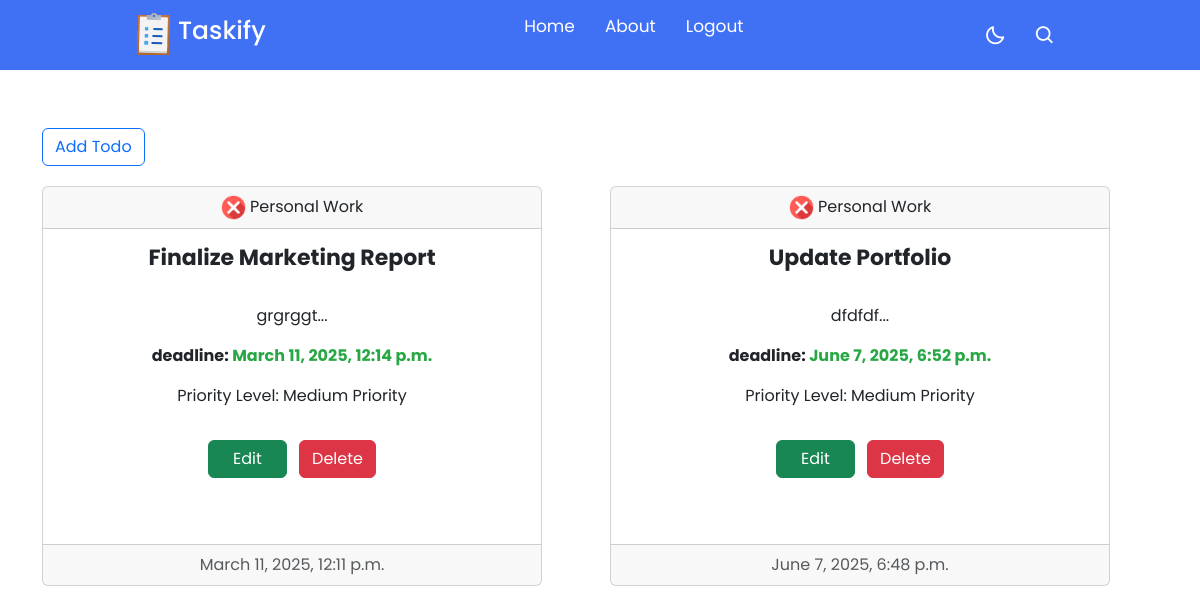
Screenshot of /accounts/ (signed in) with the database file from the repository.
### account/models.py (models this page shows, shortened)
class Todo_table(BaseModel):
    category_list=[
          ('Personal Work','Personal Work'),
          ('Office Work','Office Work'),
          ( 'Creative Work','Creative Work'),
          ( 'Meetings & Appointments','Meetings & Appointments'),
          ( 'Health & Wellness','Health & Wellness'),
          ('Miscellaneous','Miscellaneous'),
    ]
    Priority_list=[('Low Priority','Non-Urgent'),('Medium Priority','Standard'),('High Priority','Urgent')]
    user_id=models.ForeignKey(User,on_delete=models.CASCADE,related_name="user_id")
    title=models.CharField(max_length=100)
    description=models.TextField(max_length=300)
    category=models.CharField(max_length=50,choices=category_list,default=category_list[0])
    deadline = models.DateTimeField()
    is_completed = models.BooleanField(default=False)
    priority_level=models.CharField(max_length=50,choices=Priority_list,default=Priority_list[1])
    alternative_refernce=models.EmailField(blank=True,null=True)

### account/views.py (the view)
# urls.py: path("",home,name="home"),
def home(request):
    if request.user.is_authenticated:
      user_todo=Todo_table.objects.filter(user_id=request.user).values()
      todo_list=list(user_todo)
      return render(request,"account/home.html",context={'todo_list':todo_list})
    return redirect('login')

### templates/account/home.html (shortened to what this page needs)
{% extends "base/base.html" %}
{% block style %}
<link rel="stylesheet" href="/static/home.css">
    <link href="https://cdnjs.cloudflare.com/ajax/libs/font-awesome/6.0.0-beta3/css/all.min.css" rel="stylesheet">
{% endblock %}
{% block container %}
<nav >
    <div class="nav-bar">
        <span class="logo navLogo"><img src="/static/loading.gif" alt=""><a href="#">Taskify</a></span>
        <div class="menu">
            <ul class="nav-links">
                <li><a href="#">Home</a></li>
                <li><a href="#">About</a></li>
                <li><a href="{% url 'logout'%}">Logout</a></li>
            </ul>
        </div>
        <div class="darkLight-searchBox">
            <div class="dark-light">
                <i class='bx bx-moon moon'></i>
            </div>
            <div class="searchBox">
               <div class="searchToggle">
                <i class='bx bx-search search'></i>
               </div>
            </div>
        </div>
    </div>
</nav>
<div style="margin-top:80px; padding-bottom:20px;" ><button class="btn btn-outline-primary mt-5"><a href="{% url 'create' %}" class="text-decoration-none button-todo">Add Todo</a></button></div>
 <div class="card_main">
    {% for todo in todo_list %}
{% include 'account/slider.html' %}
{% endfor %}
 </div>
{% endblock %}

### templates/account/slider.html
<div class="card text-center   dark" style="width: 500px; height: 400px">
  <div class="card-header ">
     <span class="" style="">{% if todo.is_completed %}
      <i ><img src="/static/check-mark.png" alt="" style="width:25px; height:25px;"></i>
        {% else %}
        <i ><img src="/static/cross.png" alt="" style="width:25px; height:25px;"></i>
      {% endif %}</span>
      {{todo.category}}
    </div>
    <div class="card-body">
      <h5 class="card-title task-title">{{todo.title}}</h5>
      <br>
      <div class="d-flex flex-column  mb-3">
        <p class="card-text text-left">{{todo.description }}...</p>
       <p class="text-left" style=" font-weight:bold;"> deadline: <span class="deadline-green">{{todo.deadline}}</span> </p>
       <p class="text-left">Priority Level: {{todo.priority_level}}</p>
      </div>
      {% include 'account/button.html' %}
    </div>
    <div class="card-footer text-muted">
      {{todo.created_at}}
    </div>
    </div>

### templates/account/button.html
<ul class="list-inline m-0">
    <li class="list-inline-item">
        <button class="btn btn-success btn-md px-4 rounded-sm" type="button" data-toggle="tooltip" data-placement="top" title="Edit">
            <a href="{% url 'edit' todo.uid %}"  style="text-decoration: none; color: inherit;">Edit</a>
        </button>
    </li>
    <li class="list-inline-item">
        <button type="button" class="btn btn-danger btn-md rounded-sm uid" data-bs-toggle="modal" data-bs-target="#deleteModal" data-toggle="tooltip" data-placement="top" title="Delete" data-uid="{{ todo.uid }}">
            Delete
        </button>
    </li>
</ul>

### static/home.css (style rules this page uses)
* { margin: 0; padding: 0; box-sizing: border-box; font-family: 'Poppins', sans-serif; transition: all 0.4s ease;; }
:root { --body-color: #E4E9F7; --nav-color: #4070F4; --side-nav: #010718; --text-color: #FFF; --search-bar: #F2F2F2; --search-text: #010718; }
body { height: 100vh; background-color: var(--body-color); }
nav { position: fixed; top: 0; left: 0; height: 70px; width: 100%; background-color: var(--nav-color); z-index: 100; }
nav .nav-bar { position: relative; height: 100%; max-width: 1000px; width: 100%; background-color: var(--nav-color); margin: 0 auto; padding: 0 30px; display: flex; align-items: center; justify-content: space-between; }
nav .nav-bar .logo a { font-size: 25px; font-weight: 500; color: var(--text-color); text-decoration: none; }
.nav-bar .nav-links { display: flex; align-items: center; }
.nav-bar .nav-links li { margin: 0 5px; list-style: none; }
.nav-links li a { position: relative; font-size: 17px; font-weight: 400; color: var(--text-color); text-decoration: none; padding: 10px; }
.nav-links li a::before { content: ''; position: absolute; left: 50%; bottom: 0; transform: translateX(-50%); height: 6px; width: 6px; border-radius: 50%; background-color: var(--text-color); opacity: 0; transition: all 0.3s ease; }
.nav-bar .darkLight-searchBox { display: flex; align-items: center; }
.darkLight-searchBox .dark-light, .darkLight-searchBox .searchToggle { height: 40px; width: 40px; display: flex; align-items: center; justify-content: center; margin: 0 5px; }
.dark-light i, .searchToggle i { position: absolute; color: var(--text-color); font-size: 22px; cursor: pointer; transition: all 0.3s ease; }
.searchBox { position: relative; }
.card_main { width: auto; gap: 20px; display: grid; grid-template-columns: repeat(2, 1fr) }
.task-title { font-size: 22px; font-weight: bold; }
.deadline-green { color: #28a745; }
.text-center { text-align: left; }

### rows the page displays
Todo_table: is_completed False (drawn), category "Personal Work", title "Finalize Marketing Report", description "grgrggt", deadline "March 11, 2025, 12:14 p.m.", priority_level "Medium Priority", created_at "March 11, 2025, 12:11 p.m."
Todo_table: is_completed False (drawn), category "Personal Work", title "Update Portfolio", description "dfdfdf", deadline "June 7, 2025, 6:52 p.m.", priority_level "Medium Priority", created_at "June 7, 2025, 6:48 p.m."
